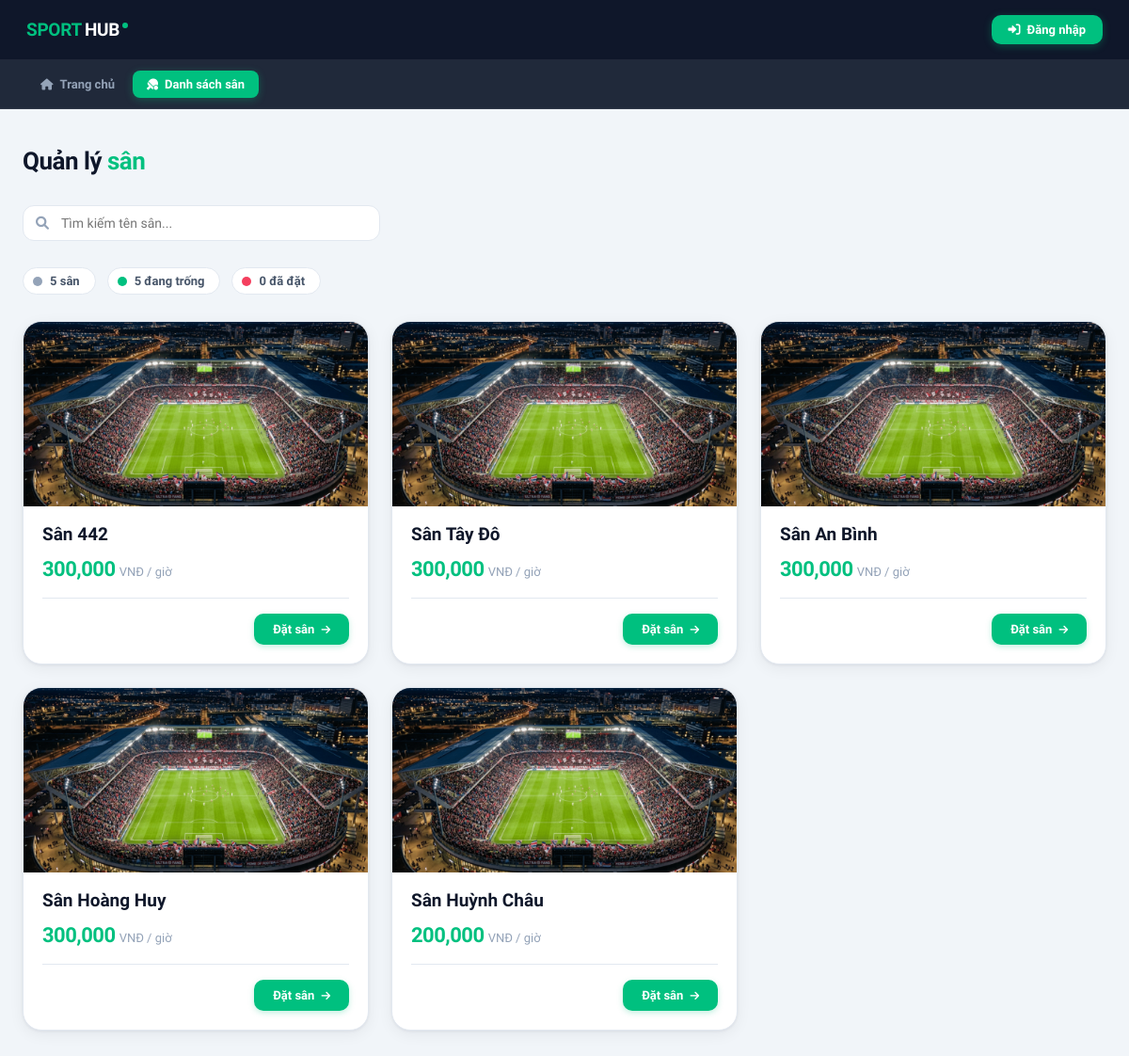
/public/index.php?action=index, run on the app's committed database.
### tables this page shows
CREATE TABLE `courts` (
  `id` int(11) NOT NULL,
  `name` varchar(100) NOT NULL COMMENT 'VD: San A1, San VIP B2',
  `price` decimal(10,2) NOT NULL COMMENT 'Gia thue gio thuong (VND)',
  `status` enum('available','booked','maintenance') NOT NULL DEFAULT 'available',
  `address` varchar(100) DEFAULT NULL COMMENT 'địa chỉ sân',
  `image` text DEFAULT NULL,
  `created_at` datetime NOT NULL DEFAULT current_timestamp(),
  `updated_at` datetime NOT NULL DEFAULT current_timestamp() ON UPDATE current_timestamp(),
  `owner_id` int(11) DEFAULT NULL
);

### src/Controllers/CourtsController.php (called while the page is built, shortened)
<?php
class CourtsController
{
    private $courtsModel;
    public function __construct()
    {
        $this->courtsModel = new CourtsModel();
    }
    public function index()
    {
        $recordsPerPage = 6;
        $currentPage = isset($_GET['page']) ? (int)$_GET['page'] : 1;
        $offset = ($currentPage - 1) * $recordsPerPage;
        $keyword = $_GET['keyword'] ?? null;
        $result = $this->courtsModel->getCourts(
            $keyword,
            $recordsPerPage,
            $offset
        );
        $courts = $result['data'];
        require_once PROJECT_ROOT . '/views/Courts/CourtsList.php';
    }
}

### src/database.php (called while the page is built, shortened)
<?php
class Database
{
    private static $instance = null;
    private $conn;
    private $host = 'localhost';
    private $db_name = 'datsan_thethao_db';
    private $username = 'root';
    private $password = '';
    private function __construct()
    {
        try {
            $this->conn = new
                PDO(
                    "mysql:host={$this->host};dbname={$this->db_name}",
                    $this->username,
                    $this->password
                );
            $this->conn->setAttribute(
                PDO::ATTR_ERRMODE,
                PDO::ERRMODE_EXCEPTION
            );
            $this->conn->exec("set names utf8");
        } catch (PDOException $exception) {
            echo "Connection error: " . $exception->getMessage();
        }
    }
    public static function getInstance()
    {
        if (!self::$instance) {
            self::$instance = new Database();
        }
        return self::$instance;
    }
    public function getConnection()
    {
        return $this->conn;
    }
}

### src/Models/CourtsModel.php (called while the page is built, shortened)
<?php
class CourtsModel
{
    private $conn;
    public function __construct()
    {
        $this->conn = Database::getInstance()->getConnection();
    }
    public function getCourts($keyword = null, $limit = 6, $offset = 0)
    {
        $sqlCount = "SELECT COUNT(*) FROM courts";
        $params = [];
        $stmtCount = $this->conn->prepare($sqlCount);
        $stmtCount->execute($params);
        $totalRecords = $stmtCount->fetchColumn();
        $sqlData = "SELECT * FROM courts";
        $sqlData .= "
        ORDER BY id DESC
        LIMIT :limit
        OFFSET :offset
    ";
        $stmtData = $this->conn->prepare($sqlData);
        $stmtData->bindValue(':limit', (int)$limit, PDO::PARAM_INT);
        $stmtData->bindValue(':offset', (int)$offset, PDO::PARAM_INT);
        $stmtData->execute();
        $courts = $stmtData->fetchAll(PDO::FETCH_ASSOC);
        return [
            'data' => $courts,
            'total' => $totalRecords
        ];
    }
}

### views/Courts/CourtsList.php (the view, shortened to what this page needs)
<?php
require_once PROJECT_ROOT . '/views/layout/header.php';
?>
<div class="courts-wrapper">
    <div class="topbar">
        <h1 class="topbar-title">Quản lý <span>sân</span></h1>
    </div>
    <div class="toolbar">
        <form action="index.php" method="GET" class="search-wrap">
            <span class="ico"><i class="fa fa-search"></i></span>
            <input type="text"
                name="keyword"
                placeholder="Tìm kiếm tên sân..."
                value="<?= htmlspecialchars($keyword ?? '') ?>">
        </form>
    </div>
    <?php if (!empty($courts)): ?>
        <div class="stats-strip">
            <?php
            $total     = count($courts);
            $available = count(array_filter($courts, fn($c) => $c['status'] == 'available'));
            $booked    = $total - $available;
            ?>
            <div class="stat-pill">
                <span class="stat-dot gray"></span>
                <?= $total ?> sân
            </div>
            <div class="stat-pill">
                <span class="stat-dot green"></span>
                <?= $available ?> đang trống
            </div>
            <div class="stat-pill">
                <span class="stat-dot red"></span>
                <?= $booked ?> đã đặt
            </div>
        </div>
    <?php endif; ?>
    <div class="card-grid">
        <?php if (!empty($courts)): ?>
            <?php foreach ($courts as $court): ?>
                <div class="court-card">
                    <div class="court-img-wrap">
                        <?php if (!empty($court['image'])): ?>
                            <img src="/quanly_datsan_thethao/public/upload/img_courts/<?= htmlspecialchars($court['image']) ?>"
                                alt="Court Image">
                        <?php else: ?>
                            <img src="/quanly_datsan_thethao/public/upload/img_courts/default.png"
                                alt="Default Image">
                        <?php endif; ?>
                    </div>
                    <div class="card-body">
                        <div class="court-name"><?= htmlspecialchars($court['name']) ?></div>
                        <div class="price-row">
                            <span class="price-amount"><?= number_format($court['price']) ?></span>
                            <span class="price-unit">VNĐ / giờ</span>
                        </div>
                        <div class="card-footer">
                            <a href="index.php?action=booking&id=<?= $court['id'] ?>" class="btn-book">
                                Đặt sân <i class="fa fa-arrow-right" style="font-size:11px;"></i>
                            </a>
                        </div>
                    </div>
                </div>
            <?php endforeach; ?>
        <?php endif; ?>
    </div>
</div>
<?php
require_once PROJECT_ROOT . '/views/layout/footer.php';
?>

### views/layout/header.php (style rules this page uses)
*, *::before, *::after { box-sizing: border-box; margin: 0; padding: 0; }
:root { --primary: #00c07f; --primary-dark: #00a06a; --dark: #0f172a; --nav-bg: #0f172a; --nav-border: rgba(255, 255, 255, .07); --text-muted: #94a3b8; --surface: #ffffff; --page-bg: #f1f5f9; --border: #e2e8f0; --danger: #f43f5e; }
html { overflow-y: scroll; }
body { padding-top: 116px; font-family: 'Plus Jakarta Sans', sans-serif; background: var(--page-bg); color: var(--dark); -webkit-font-smoothing: antialiased; }

### views/Courts/CourtsList.php (style rules this page uses)
:root { --primary: #00c07f; --primary-dark: #00a06a; --primary-soft: #e6faf3; --danger: #f43f5e; --danger-soft: #fff1f3; --dark: #0f172a; --mid: #475569; --muted: #94a3b8; --border: #e2e8f0; --surface: #ffffff; --page-bg: #f1f5f9; --card-shadow: 0 1px 3px rgba(15, 23, 42, .06), 0 4px 16px rgba(15, 23, 42, .06); --card-hover-shadow: 0 8px 32px rgba(15, 23, 42, .12); }
* { box-sizing: border-box; margin: 0; padding: 0; }
body { background: var(--page-bg) !important; font-family: 'Plus Jakarta Sans', sans-serif; color: var(--dark); }
.courts-wrapper { max-width: 1280px; margin: 0 auto; padding: 40px 24px 60px; }
.topbar { display: flex; align-items: center; justify-content: space-between; margin-bottom: 32px; flex-wrap: wrap; gap: 16px; }
.topbar-title { font-size: 26px; font-weight: 800; color: var(--dark); letter-spacing: -.5px; }
.topbar-title span { color: var(--primary); }
.toolbar { display: flex; align-items: center; gap: 12px; margin-bottom: 28px; flex-wrap: wrap; }
.search-wrap { position: relative; flex: 1; min-width: 220px; max-width: 380px; }
.search-wrap .ico { position: absolute; left: 14px; top: 50%; transform: translateY(-50%); color: var(--muted); font-size: 14px; pointer-events: none; }
.search-wrap input[type="text"] { width: 100%; padding: 10px 16px 10px 40px; border: 1.5px solid var(--border); border-radius: 12px; font-family: inherit; font-size: 14px; color: var(--dark); background: var(--surface); outline: none; transition: border-color .2s, box-shadow .2s; }
.stats-strip { display: flex; gap: 12px; margin-bottom: 28px; flex-wrap: wrap; }
.stat-pill { display: flex; align-items: center; gap: 8px; background: var(--surface); border: 1.5px solid var(--border); border-radius: 40px; padding: 6px 16px 6px 10px; font-size: 13px; font-weight: 600; color: var(--mid); }
.stat-dot { width: 10px; height: 10px; border-radius: 50%; flex-shrink: 0; }
.stat-dot.green { background: var(--primary); }
.stat-dot.red { background: var(--danger); }
.stat-dot.gray { background: var(--muted); }
.card-grid { display: grid; grid-template-columns: repeat(auto-fill, minmax(300px, 1fr)); gap: 24px; }
.court-card { background: var(--surface); border-radius: 20px; overflow: hidden; border: 1.5px solid var(--border); box-shadow: var(--card-shadow); transition: transform .25s ease, box-shadow .25s ease, border-color .25s; display: flex; flex-direction: column; }
.court-img-wrap { position: relative; height: 196px; overflow: hidden; }
.court-img-wrap img { width: 100%; height: 100%; object-fit: cover; display: block; transition: transform .4s ease; }
.card-body { padding: 18px 20px 20px; flex: 1; display: flex; flex-direction: column; }
.court-name { font-size: 19px; font-weight: 800; color: var(--dark); margin-bottom: 12px; line-height: 1.25; }
.price-row { display: flex; align-items: baseline; gap: 4px; margin-bottom: 18px; }
.price-amount { font-size: 22px; font-weight: 800; color: var(--primary); letter-spacing: -.5px; }
.price-unit { font-size: 13px; color: var(--muted); font-weight: 500; }
.card-footer { display: flex; align-items: center; justify-content: space-between; padding-top: 16px; border-top: 1.5px solid var(--border); margin-top: auto; }
.btn-book { display: inline-flex; align-items: center; gap: 7px; padding: 9px 20px; background: var(--primary); color: #fff; font-family: inherit; font-size: 13px; font-weight: 700; border-radius: 10px; text-decoration: none; transition: background .2s, transform .15s, box-shadow .2s; box-shadow: 0 2px 6px rgba(0, 192, 127, .25); }

### data on the page
courts: name "Sân 442", price "300,000"
courts: image (placeholder picture), name "Sân Tây Đô", price "300,000"
courts: name "Sân An Bình", price "300,000"
courts: name "Sân Hoàng Huy", price "300,000"
courts: image (placeholder picture), name "Sân Huỳnh Châu", price "200,000"

### other printed values
$total "5"
$available "5"
$booked "0"
